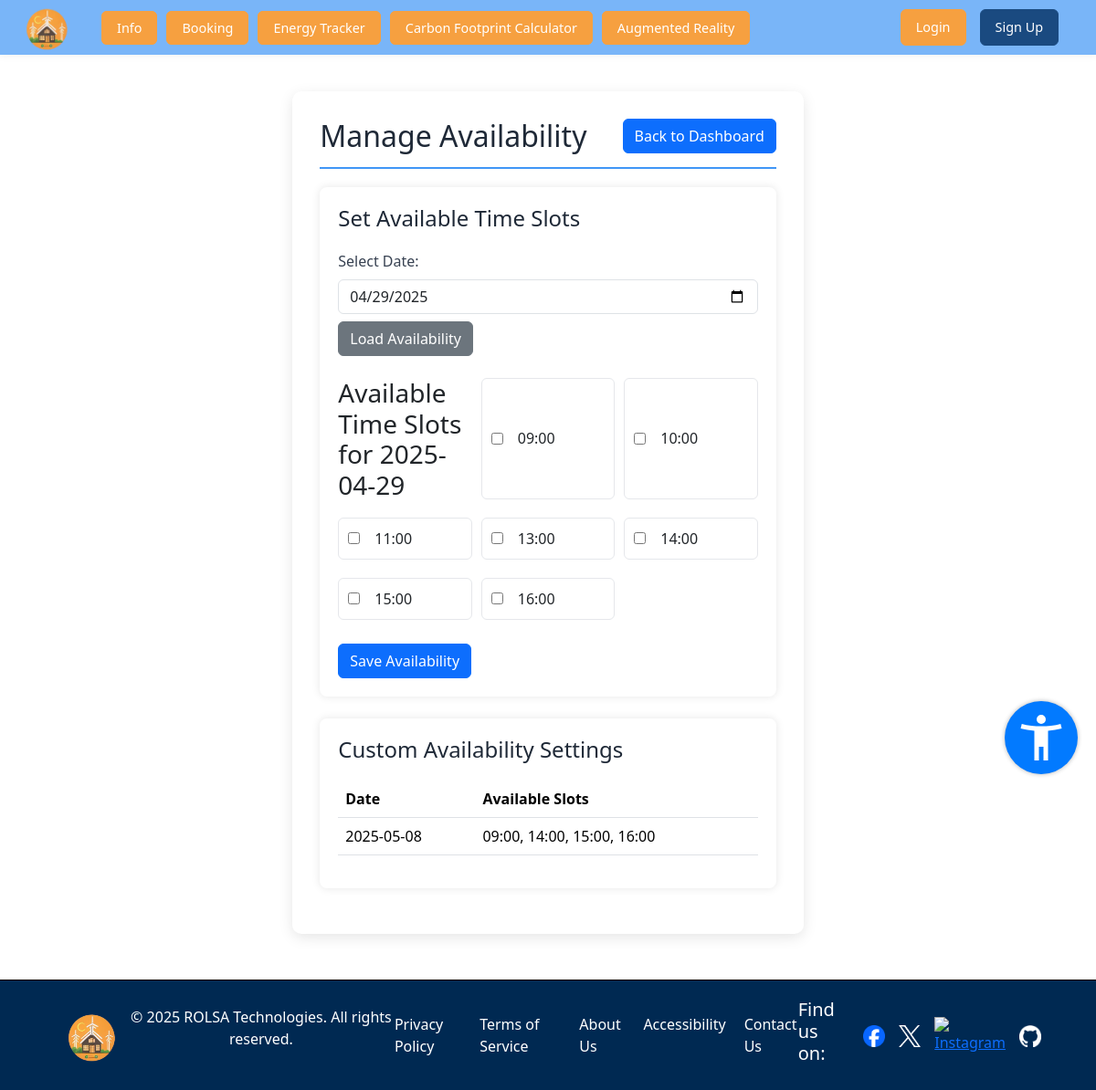
Before: /admin/availability (signed in) with the older database file.
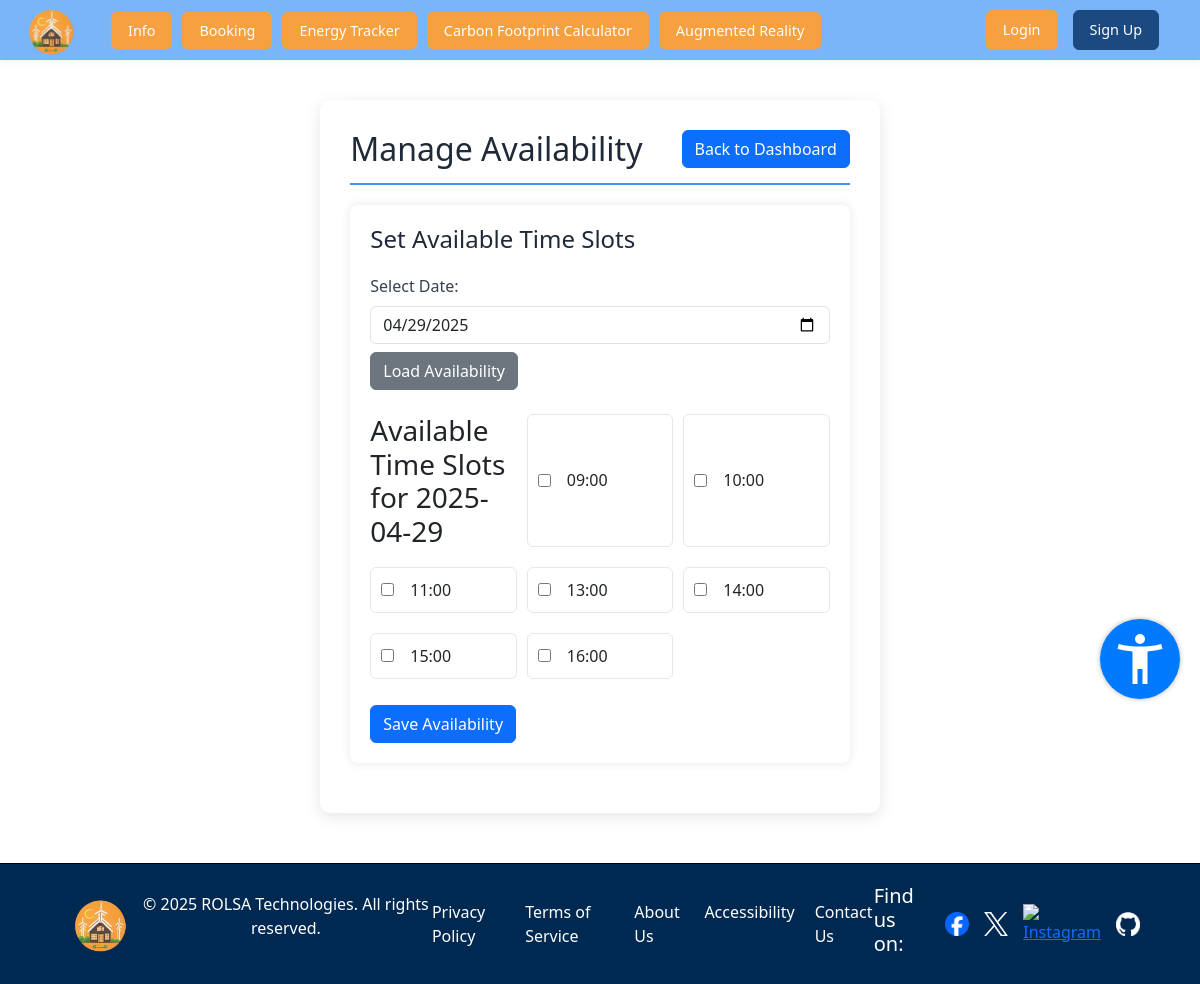
After: the same page with the newer database file.
### tables this page shows
CREATE TABLE availability (
    availability_id INTEGER PRIMARY KEY AUTOINCREMENT,
    date DATE NOT NULL UNIQUE,
    available_times TEXT NOT NULL,
    created_at DATETIME DEFAULT CURRENT_TIMESTAMP
);

### main.py (the view)
@app.route('/admin/availability')
@admin_required
def admin_availability():
    today = datetime.now().strftime('%Y-%m-%d')
    default_slots = ["09:00", "10:00", "11:00", "13:00", "14:00", "15:00", "16:00"]
    conn = get_db_connection()
    cursor = conn.cursor()
    start_date = datetime.now()
    end_date = start_date + timedelta(days=30)
    cursor.execute(
        "SELECT date, available_times FROM availability WHERE date BETWEEN ? AND ?",
        (start_date.strftime('%Y-%m-%d'), end_date.strftime('%Y-%m-%d'))
    )
    custom_availability = {row['date']: json.loads(row['available_times']) for row in cursor.fetchall()}
    conn.close()
    return render_template('admin/availability.html',
                          today=today,
                          default_slots=default_slots,
                          custom_availability=custom_availability)

### main.py (called while the page is built)
def admin_required(f):
    @wraps(f)
    def decorated_function(*args, **kwargs):
        if not session.get('is_admin', False):
            return redirect(url_for('auth.admin_login'))
        return f(*args, **kwargs)
    return decorated_function

def get_db_connection():
    conn = sqlite3.connect('db.db')
    conn.row_factory = sqlite3.Row
    return conn

### templates/admin/availability.html (shortened to what this page needs)
{%extends 'base.html'%}
{%block content%}
<div class="admin-container">
    <div class="admin-header">
        <h1>Manage Availability</h1>
        <div class="header-actions">
            <a href="{{ url_for('admin_dashboard') }}" class="btn btn-primary">Back to Dashboard</a>
        </div>
    </div>
    <div class="admin-panel">
        <h2>Set Available Time Slots</h2>
        <div class="availability-container">
            <form method="POST" action="{{ url_for('admin_update_availability') }}">
                <div class="date-selector">
                    <label for="availability-date">Select Date:</label>
                    <input type="date" id="availability-date" name="date" min="{{ today }}" value="{{ selected_date or today }}" class="form-control">
                    <button type="submit" name="action" value="load" class="btn btn-secondary mt-2">Load Availability</button>
                </div>
                <div class="time-slots mt-4">
                    <h3>Available Time Slots for {{ selected_date or today }}</h3>
                    {% for slot in default_slots %}
                    <div class="time-slot">
                        <input type="checkbox" id="slot-{{ slot }}" name="selected_slots" value="{{ slot }}"
                               {% if slot in current_slots %}checked{% endif %}>
                        <label for="slot-{{ slot }}">{{ slot }}</label>
                    </div>
                    {% endfor %}
                </div>
                <button type="submit" name="action" value="save" class="save-availability btn btn-primary mt-3">
                    Save Availability
                </button>
            </form>
        </div>
    </div>
    {% if custom_availability %}
    <div class="admin-panel mt-4">
        <h2>Custom Availability Settings</h2>
        <table class="table">
            <thead>
                <tr>
                    <th>Date</th>
                    <th>Available Slots</th>
                </tr>
            </thead>
            <tbody>
                {% for date, slots in custom_availability.items() %}
                <tr>
                    <td>{{ date }}</td>
                    <td>{{ slots|join(', ') }}</td>
                </tr>
                {% endfor %}
            </tbody>
        </table>
    </div>
    {% endif %}
</div>
{% endblock %}

### templates/base.html (shortened to what this page needs)
<!DOCTYPE html>
<html lang="en">
<head>
    <link rel="stylesheet" href="{{url_for('static',filename='css/styles.css')}}">
    <link rel="stylesheet" href="https://cdn.jsdelivr.net/npm/bootstrap@5.3.3/dist/css/bootstrap.min.css"/>
</head>
<body>
{% include 'AccessibilityMenu.html' %}
{% set nav_items = [
        {'url':'/info' , 'text':'Info'},
        {'url':'/booking' , 'text':'Booking'},
        {'url':'/track' , 'text':'Energy Tracker'},
        {'url':'/footprint' , 'text':'Carbon Footprint Calculator'},
        {'url':'#' , 'text':'Augmented Reality'}
] %}
<nav>
    <a href = "{{ url_for('home') }}">
        <img src="{{url_for('static',filename='images/logo.png')}}" alt="ROLSA Logo" class = "logo">
    </a>
    <div class="nav-items" id="navItems">
        {% for item in nav_items %}
        <a href="{{ item.url }}" style = "text-decoration: none;">
                 <span class="nav-text" aria-label={{item.text}}>{{ item.text }}</span>
        </a>
        {% endfor %}
        {% if session.get('user_id') %}
        <div class="profile-dropdown" tabindex="0">
            <img src="{{ session.get('profilePic') }}" alt="Profile Picture" class="profile-picture">
            <div class="dropdown-menu">
                    <a href="{{ url_for('dashboard') }}" class="dropdown-link">Profile</a>
                    <a href="{{ url_for('mybookings') }}" class="dropdown-link">My Bookings</a>
                    <a href="{{ url_for('auth.logout') }}" class="dropdown-link">Logout</a>
                </div>
            </div>
        {% else %}
        <div class="nav-auth">
        <a href="{{ url_for('auth.login') }}" class="login" aria-label="login button">Login</a>
        <a href="{{ url_for('auth.register') }}" class="SignUp" aria-label="Register Button">Sign Up</a>
        </div>
        {%endif%}
    </div>
</nav>
<div class="content-wrapper">
    {% block content %}{% endblock %}
</div>
<div class="footer-content">
    <div class="footer-logo">
        <img src="{{url_for('static',filename='images/logo.png')}}" alt="ROLSA Logo" class="logo">
    </div>
    <div class="footer-text">
        <p>© 2025 ROLSA Technologies. All rights reserved.</p>
    </div>
    <div class="footer-links">
        <a href="{{url_for('privacy_policy')}}" class="footer-link">Privacy Policy</a>
        <a href="{{url_for('terms')}}" class="footer-link">Terms of Service</a>
        <a href="{{url_for('about_us')}}" class="footer-link">About Us</a>
        <a href="{{url_for('AccessibilityStatement')}}" class="footer-link">Accessibility</a>
        <a href="{{url_for('contact_us')}}" class="footer-link">Contact Us</a>
    </div>
    <div class="footer-social">
        <h5>Find us on:</h5>
        <a href="https://www.facebook.com" target="_blank"><img src="{{url_for('static',filename='images/facebook.png')}}" alt="Facebook"></a>
        <a href="https://www.x.com" target="_blank"><img src="{{url_for('static',filename='images/x.png')}}" alt="X"></a>
        <a href="https://www.instagram.com/notrazzles" target="_blank"><img src="{{url_for('static',filename='images/instagram.png')}}" alt="Instagram"></a>
        <a href="https://www.github.com/razzles5170" target="_blank"><img src="{{url_for('static',filename='images/github.png')}}" alt="GitHub"></a>
    </div>
</div>
</body>
</html>

### templates/AccessibilityMenu.html (shortened to what this page needs)
<div class="accessibility-wrapper">
    <button class="AccessibilityMenu" ><img src="{{ url_for('static', filename='images/accessibility-menu.svg') }}" alt="Accessibility Menu"></button>
</div>

### static/css/styles.css (style rules this page uses)
nav { text-decoration: none; background-color: rgb(64, 150, 246,0.7); box-shadow: 0 2px 8px rgba(0, 0, 0, 0.05); padding: 0.5rem 1rem; position: fixed; top: 0; left: 0; right: 0; z-index: 1001; height: 60px; display: flex; align-items: center; justify-content: space-between; }
.logo { height: 60px; width:auto; position: left; }
.nav-text { text-decoration:none; color: rgb(255, 255, 255); font-size: 0.9rem; font-weight: 500; padding: 0.5rem 1rem; border-radius: 6px; background-color: rgb(246, 160, 64); border: 1px solid rgb(246, 160, 64); }
.login { text-decoration:none; color: rgb(255, 255, 255); font-size: 0.9rem; font-weight: 500; padding: 0.5rem 1rem; position: right; border-radius: 6px; background-color: rgb(246, 160, 64); border: 1px solid rgb(246, 160, 64); }
.SignUp { text-decoration:none; color: rgb(255, 255, 255); font-size: 0.9rem; font-weight: 500; padding: 0.5rem 1rem; position: right; border-radius: 6px; background-color: rgb(26, 74, 128); border: 1px solid rgb(26, 74, 128); }
.nav-items { display: flex; align-items: center; justify-content: space-between; flex: 1; margin: 0 20px; }
@media screen and (min-width: 901px) { .nav-items { justify-content: space-between; } }
@media screen and (min-width: 901px) { .nav-items a { margin: 0 5px; } }
@media screen and (min-width: 901px) { .nav-auth, .profile-dropdown { margin-left: auto; display: flex; align-items: center; } }
@media screen and (min-width: 901px) { .nav-auth a { margin-left: 10px; } }
.AccessibilityMenu { position: fixed; bottom: 29%; right: 20px; display: flex; flex-direction: column; align-items: center; justify-content: center; z-index: 1000; width: 80px; height: 80px; border-radius: 50%; background-color: #027aff; box-shadow: 0 0 5px rgba(0, 0, 0, 0.3); border: none; cursor: pointer; transition: transform 0.2s, box-shadow 0.2s; }
.AccessibilityMenu img { width: 60px; height: 60px; object-fit: contain; margin: 0; padding: 0; }
.accessibility-wrapper { position: fixed; bottom: 29%; right: 20px; z-index: 1000; }
body { display: flex; flex-direction: column; min-height: 100vh; margin: 0; padding: 0; overflow-x: hidden; }
.content-wrapper { flex: 1; display: flex; flex-direction: column; width: 100%; }
.footer-content { display: flex; justify-content: space-between; align-items: center; padding: 20px 5%; background-color: #002952; border-top: 1px solid #000000; width: 100%; box-sizing: border-box; color: white; }
.footer-logo img { width: 80px; height: auto; }
.footer-text { text-align: center; }
.footer-links { display: flex; gap: 20px; }
.footer-links a { color: white; text-decoration: none; }
.footer-social { display: flex; gap: 15px; align-items: center; }
.footer-social img { width: 24px; height: 24px; transition: transform 0.2s ease; }
.admin-container { max-width: 1200px; margin: 100px auto 50px; padding: 30px; background-color: #ffffff; border-radius: 10px; box-shadow: 0 4px 15px rgba(0, 0, 0, 0.1); }
.admin-header { display: flex; justify-content: space-between; align-items: center; margin-bottom: 30px; border-bottom: 2px solid rgb(64, 150, 246); padding-bottom: 15px; }
.admin-header h1 { font-size: 2rem; color: #1F2937; margin: 0; }
.admin-panel { padding: 20px; background-color: #F9FAFB; border-radius: 8px; }
.admin-panel h2 { font-size: 1.5rem; margin-bottom: 20px; color: #1F2937; }
.availability-container { margin-top: 20px; }
.date-selector { margin-bottom: 20px; }
.date-selector label { display: block; margin-bottom: 8px; font-weight: 500; color: #374151; }
.time-slots { display: grid; grid-template-columns: repeat(auto-fill, minmax(120px, 1fr)); gap: 10px; margin-top: 20px; }
.time-slot { padding: 10px; border: 1px solid #E5E7EB; border-radius: 6px; display: flex; align-items: center; transition: all 0.2s ease; }
.time-slot input[type="checkbox"] { margin-right: 8px; }
.save-availability { margin-top: 20px; padding: 12px 24px; background-color: rgb(64, 150, 246); color: white; border: none; border-radius: 6px; font-weight: 500; cursor: pointer; transition: background-color 0.2s ease; }

### templates/admin/availability.html (style rules this page uses)
.time-slot { margin-bottom: 10px; }
.time-slot label { margin-left: 8px; font-weight: normal; }
.admin-panel { background-color: white; border-radius: 8px; padding: 20px; box-shadow: 0 0 10px rgba(0,0,0,0.1); margin-bottom: 20px; }
.admin-header { display: flex; justify-content: space-between; align-items: center; margin-bottom: 20px; }

Changed rows visible on the page:
removed availability: date "2025-05-08", slots "09:00, 14:00, 15:00, 16:00"
Other visible differences:
text no longer shown: "Custom Availability Settings Date Available Slots"
